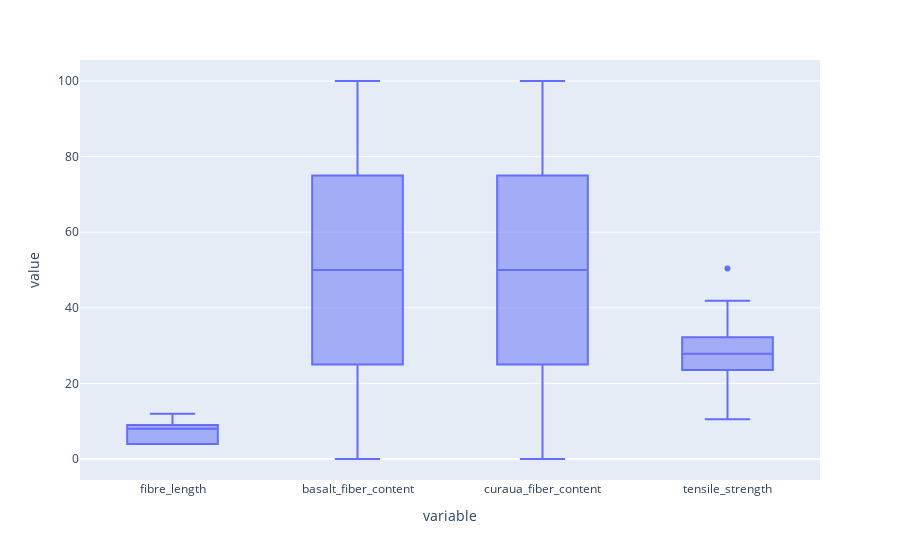

The notebook cell saved with this chart:
### Code cell
px.box(df)

### Figure 1 — Plotly figure (JSON) as saved in the notebook; plotly's stock layout.template omitted (floating-point values rounded to 4 significant figures; data arrays with more than 128 entries replaced by an {"elided": "..."} marker saying what was removed)
{"data": [{"alignmentgroup": "True", "hovertemplate": "variable=%{x}<br>value=%{y}<extra></extra>", "legendgroup": "", "marker": {"color": "#636efa"}, "name": "", "notched": false, "offsetgroup": "", "orientation": "v", "showlegend": false, "type": "box", "x": {"elided": "180 str values"}, "x0": " ", "xaxis": "x", "y": {"elided": "180 float values"}, "y0": " ", "yaxis": "y"}], "layout": {"boxmode": "group", "legend": {"tracegroupgap": 0}, "margin": {"t": 60}, "xaxis": {"anchor": "y", "domain": [0, 1], "title": {"text": "variable"}}, "yaxis": {"anchor": "x", "domain": [0, 1], "title": {"text": "value"}}}}
